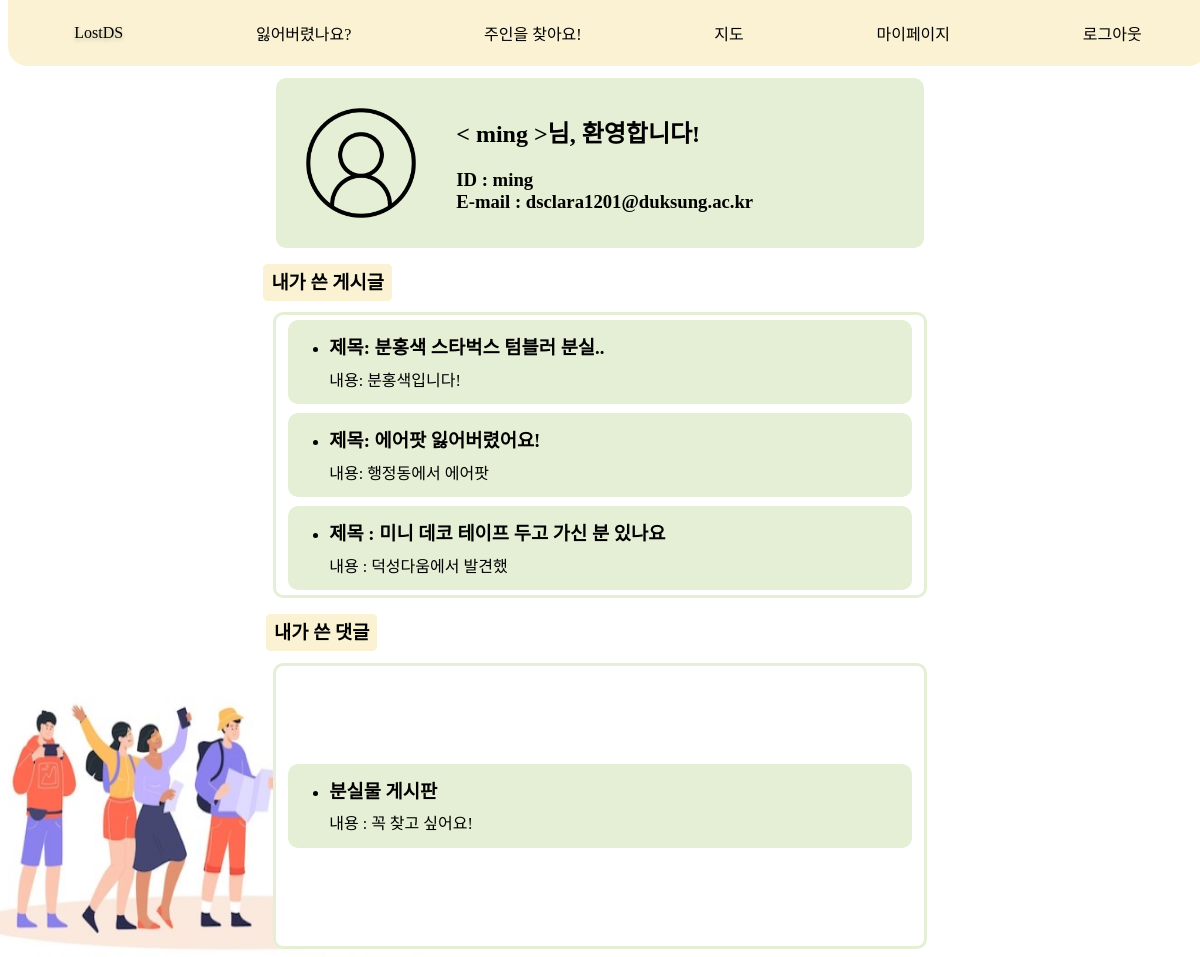
The page /mypage/ (signed in) on the database its author committed.
### user/models.py (models this page shows)
class CustomUser(AbstractUser):
    get_verification_token = models.CharField(max_length=64, blank=True, null=True)
    token_created_at = models.DateTimeField(null=True)
    groups = models.ManyToManyField('auth.Group', related_name='custom_users')
    user_permissions = models.ManyToManyField('auth.Permission', related_name='custom_users')

### message/models.py (models this page shows, shortened)
class AskItem(models.Model):
    title = models.CharField(max_length=30)
    author = models.ForeignKey(settings.AUTH_USER_MODEL, null=True, on_delete=models.SET_NULL)
    place = models.CharField(max_length=15, blank=True, null=True)
    created_at = models.DateTimeField(auto_now_add=True)
    category = models.ForeignKey(Category, null=True, on_delete=models.SET_NULL)
    head_image = models.ImageField(upload_to='message/images/ask/%Y/%m/%d/', blank=True)
    content = models.TextField()

class FindItem(models.Model):
    title = models.CharField(max_length=30)
    author = models.ForeignKey(settings.AUTH_USER_MODEL, null=True, on_delete=models.SET_NULL)
    place = models.CharField(max_length=15, null=True)
    created_at = models.DateTimeField(auto_now_add=True)
    category = models.ForeignKey(Category, null=True, on_delete=models.SET_NULL)
    head_image = models.ImageField(upload_to='message/images/find/%Y/%m/%d/', blank=True)
    content = models.TextField()

class Comment(models.Model):
    findPost = models.ForeignKey(FindItem, on_delete=models.CASCADE, null=True, blank=True)
    askPost = models.ForeignKey(AskItem, on_delete=models.CASCADE, null=True, blank=True)
    completePost = models.ForeignKey(CompleteItem, on_delete=models.CASCADE, null=True, blank=True)
    author = models.ForeignKey(settings.AUTH_USER_MODEL, on_delete=models.CASCADE)
    content = models.TextField()
    created_at = models.DateTimeField(auto_now_add=True)

### main/views.py (the view)
# urls.py: path('mypage/', views.mypage, name='mypage'),
@login_required
def mypage(request):
    return render(
        request,'mypage/mypage.html'
    )

### mypage/templates/mypage/mypage.html (shortened to what this page needs)
{% extends 'main/nav.html' %}
{% block content %}
{% load static %}
<html lang="ko">
<head>
    <link rel="stylesheet" href="{% static 'mypage/css/mypage.css' %}" media="screen">
</head>
<body>
<div class="container">
    <div class="user-container">
        <div class="user-content">
            <img src="/static/mypage/image/profile.png" width="150" height="150">
            <div class="user-info">
                <h2>< {{ request.user.username }} >님, 환영합니다!</h2>
                <h3>ID : {{ request.user.username }}<br>E-mail : {{ request.user.email }}</h3>
            </div>
        </div>
    </div>
    <h3 style="margin-left:-46%"><a class="title" href="/mypage/my-post">내가 쓴 게시글</a></h3>
    <div class="post-container">
        {% for post in request.user.askitem_set.all|slice:":2" reversed %}
        <div class="content">
            <a href="/message/ask/{{ post.pk }}/">
                <ul>
                    <li>
                        <h3>제목: {{ post.title }}<br></h3>
                        내용: {{ post.content|slice:"10" }}
                    </li>
                </ul>
            </a>
        </div>
        {% endfor %}
        {% for post in request.user.finditem_set.all|slice:":1" reversed %}
        <div class="content">
            <a href="/message/find/{{ post.pk }}/">
                <ul>
                    <li>
                        <h3>제목 : {{ post.title }}<br></h3>
                        내용 : {{ post.content|slice:"10" }}
                    </li>
                </ul>
            </a>
        </div>
        {% endfor %}
    </div>
    <h3 style="margin-left:-47%"><a class="title" href="/mypage/comment">내가 쓴 댓글</a></h3>
    <div class="comment-container">
        {% for comment in request.user.comment_set.all|slice:":3" reversed %}
        <div class="content">
            <ul>
                {% if comment.askPost %}
                <a class="content-title" href="/message/ask/{{ comment.askPost.pk }}/#comment-{{comment.pk}}">
                    <li>
                        <h3>
                            분실물 게시판<br>
                        </h3>
                        내용 : {{ comment.content }}
                    </li>
                </a>
                {% endif %}
            </ul>
        </div>
        {% endfor %}
    </div>
</div>
</body>
{% endblock %}

### main/static/main/css/nav.css (style rules this page uses)
body { font-family: 'EASTARJET-Medium'; }

### mypage/static/mypage/css/mypage.css (style rules this page uses)
body { display:flex; flex-direction: column; font-family: 'EASTARJET-Medium'; background-image: url(/static/mypage/image/people.png); background-position: left bottom; background-position: left -50px bottom -45px; background-size: 566px 380px; background-attachment: fixed; background-repeat: no-repeat; }
.container { width: 100%; height: 100%; display:flex; justify-content: center; flex-direction: column; align-items: center; }
.user-container { width: 53%; height: 150px; padding: 10px; justify-content: center; margin-top: 70px; border-radius: 10px; background: #E5EFD5; }
.user-content { display: flex; align-items: center; }
.user-content img { margin-right: 20px; }
.post-container { display: flex; flex-direction:column; width: 53%; height: 260px; padding: 10px; justify-content: center; border-radius: 10px; background: white; border: solid; border-color: #E5EFD5; border-width: 3px; gap: 5px; }
.comment-container { display: flex; flex-direction:column; width: 53%; height: 260px; padding: 10px; justify-content: center; border-radius: 10px; background: #FFFFFF; border: solid; border-color: #E5EFD5; border-width: 3px; gap: 5px; }
.content { width: parent; height: 82px; padding: 1px; margin: 2px; justify-content: center; border-radius: 10px; background: #E5EFD5; }
.content h3 { line-height: 1px; }
a, a:link, a:visited, a:active { color: black; text-decoration-line: none; }
.title { padding: 5px; border-style: solid; border-color: #FAF2D2; background-color: #FAF2D2; border-radius: 5px; }

### rows shown on the page
CustomUser: user.username "ming", user.email "dsclara1201@duksung.ac.kr"
AskItem: title "분홍색 스타벅스 텀블러 분실..", content "분홍색입니다!"
AskItem: title "에어팟 잃어버렸어요!", content "행정동에서 에어팟"
FindItem: title "미니 데코 테이프 두고 가신 분 있나요", content "덕성다움에서 발견했"
Comment: content "꼭 찾고 싶어요!"
